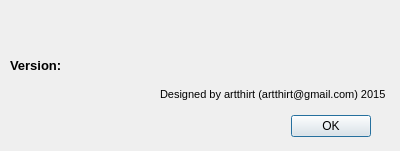
<?xml version="1.0" encoding="UTF-8"?>
<ui version="4.0">
 <class>DialogAbout</class>
 <widget class="QDialog" name="DialogAbout">
  <property name="geometry">
   <rect>
    <x>0</x>
    <y>0</y>
    <width>400</width>
    <height>151</height>
   </rect>
  </property>
  <property name="windowTitle">
   <string>About</string>
  </property>
  <widget class="QDialogButtonBox" name="buttonBox">
   <property name="geometry">
    <rect>
     <x>30</x>
     <y>110</y>
     <width>341</width>
     <height>32</height>
    </rect>
   </property>
   <property name="orientation">
    <enum>Qt::Horizontal</enum>
   </property>
   <property name="standardButtons">
    <set>QDialogButtonBox::Ok</set>
   </property>
  </widget>
  <widget class="QWidget" name="horizontalLayoutWidget">
   <property name="geometry">
    <rect>
     <x>10</x>
     <y>50</y>
     <width>371</width>
     <height>31</height>
    </rect>
   </property>
   <layout class="QHBoxLayout" name="horizontalLayout">
    <item>
     <widget class="QLabel" name="label">
      <property name="maximumSize">
       <size>
        <width>70</width>
        <height>16777215</height>
       </size>
      </property>
      <property name="font">
       <font>
        <pointsize>10</pointsize>
        <weight>75</weight>
        <bold>true</bold>
       </font>
      </property>
      <property name="text">
       <string>Version:</string>
      </property>
     </widget>
    </item>
    <item>
     <widget class="QLabel" name="lb_version">
      <property name="font">
       <font>
        <pointsize>10</pointsize>
       </font>
      </property>
      <property name="text">
       <string/>
      </property>
     </widget>
    </item>
   </layout>
  </widget>
  <widget class="QLabel" name="label_2">
   <property name="geometry">
    <rect>
     <x>160</x>
     <y>80</y>
     <width>241</width>
     <height>29</height>
    </rect>
   </property>
   <property name="maximumSize">
    <size>
     <width>400</width>
     <height>16777215</height>
    </size>
   </property>
   <property name="font">
    <font>
     <pointsize>8</pointsize>
     <weight>50</weight>
     <bold>false</bold>
    </font>
   </property>
   <property name="text">
    <string>Designed by artthirt (artthirt@gmail.com) 2015</string>
   </property>
  </widget>
 </widget>
 <resources/>
 <connections>
  <connection>
   <sender>buttonBox</sender>
   <signal>accepted()</signal>
   <receiver>DialogAbout</receiver>
   <slot>accept()</slot>
   <hints>
    <hint type="sourcelabel">
     <x>248</x>
     <y>254</y>
    </hint>
    <hint type="destinationlabel">
     <x>157</x>
     <y>274</y>
    </hint>
   </hints>
  </connection>
  <connection>
   <sender>buttonBox</sender>
   <signal>rejected()</signal>
   <receiver>DialogAbout</receiver>
   <slot>reject()</slot>
   <hints>
    <hint type="sourcelabel">
     <x>316</x>
     <y>260</y>
    </hint>
    <hint type="destinationlabel">
     <x>286</x>
     <y>274</y>
    </hint>
   </hints>
  </connection>
 </connections>
</ui>
